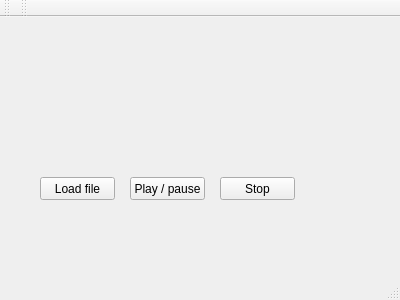
<?xml version="1.0" encoding="UTF-8"?>
<ui version="4.0">
 <class>MainWindow</class>
 <widget class="QMainWindow" name="MainWindow">
  <property name="geometry">
   <rect>
    <x>0</x>
    <y>0</y>
    <width>400</width>
    <height>300</height>
   </rect>
  </property>
  <property name="windowTitle">
   <string>Music Player Linux</string>
  </property>
  <widget class="QWidget" name="centralWidget">
   <widget class="QPushButton" name="loadFileBt">
    <property name="geometry">
     <rect>
      <x>40</x>
      <y>160</y>
      <width>75</width>
      <height>23</height>
     </rect>
    </property>
    <property name="text">
     <string>Load file</string>
    </property>
   </widget>
   <widget class="QPushButton" name="playPauseBt">
    <property name="geometry">
     <rect>
      <x>130</x>
      <y>160</y>
      <width>75</width>
      <height>23</height>
     </rect>
    </property>
    <property name="text">
     <string>Play / pause</string>
    </property>
   </widget>
   <widget class="QPushButton" name="stopBt">
    <property name="geometry">
     <rect>
      <x>220</x>
      <y>160</y>
      <width>75</width>
      <height>23</height>
     </rect>
    </property>
    <property name="text">
     <string>Stop</string>
    </property>
   </widget>
  </widget>
  <widget class="QMenuBar" name="menuBar">
   <property name="geometry">
    <rect>
     <x>0</x>
     <y>0</y>
     <width>400</width>
     <height>21</height>
    </rect>
   </property>
  </widget>
  <widget class="QToolBar" name="mainToolBar">
   <attribute name="toolBarArea">
    <enum>TopToolBarArea</enum>
   </attribute>
   <attribute name="toolBarBreak">
    <bool>false</bool>
   </attribute>
  </widget>
  <widget class="QStatusBar" name="statusBar"/>
  <widget class="QToolBar" name="toolBar">
   <property name="windowTitle">
    <string>toolBar</string>
   </property>
   <attribute name="toolBarArea">
    <enum>TopToolBarArea</enum>
   </attribute>
   <attribute name="toolBarBreak">
    <bool>false</bool>
   </attribute>
  </widget>
 </widget>
 <layoutdefault spacing="6" margin="11"/>
 <resources/>
 <connections/>
</ui>
